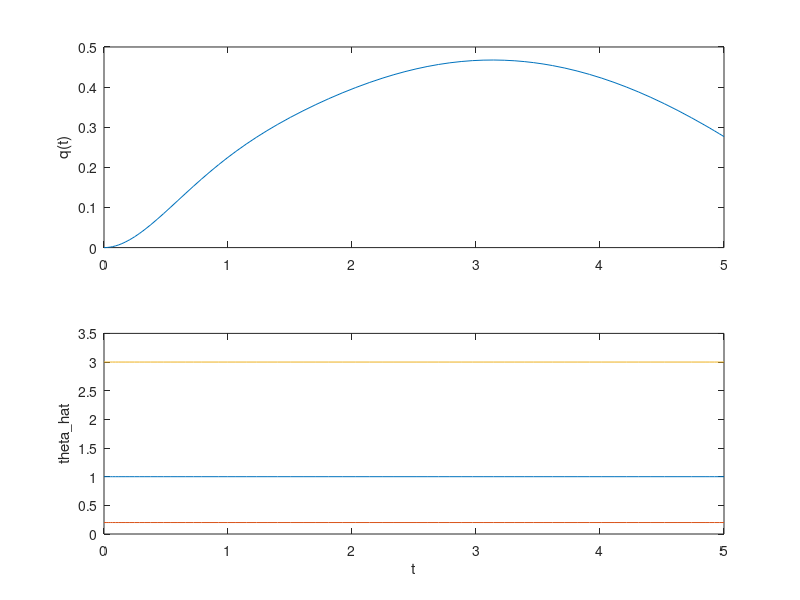

This figure's MATLAB source:

function adaptive_joint_1dof
  % True parameters
  m_true = 2.0; b_true = 0.4; g0_true = 5.0;

  % Initial parameter estimates
  theta_hat0 = [1.0; 0.2; 3.0];  % [m_hat; b_hat; g0_hat]
  x0 = [0; 0; theta_hat0];       % [q; dq; theta_hat]

  Tspan = [0 5];
  [T,X] = ode45(@(t,x) dynamics(t,x,m_true,b_true,g0_true), Tspan, x0);

  q = X(:,1);
  theta_hat = X(:,3:5);

  figure; subplot(2,1,1);
  plot(T,q); ylabel('q(t)');
  subplot(2,1,2);
  plot(T,theta_hat); ylabel('theta\_hat'); xlabel('t');

  function dx = dynamics(t,x,m_true,b_true,g0_true)
      q = x(1); dq = x(2);
      theta_hat = x(3:5);
      m_hat = theta_hat(1); b_hat = theta_hat(2); g0_hat = theta_hat(3);

      [q_d, dq_d, ddq_d] = desired_traj(t);
      e = q - q_d; de = dq - dq_d;
      k_p = 20; k_d = 8;

      ddq_r = ddq_d - k_d*de - k_p*e;
      dq_r = dq_d - k_p*e;
      Y = [ddq_r, dq_r, sin(q)];
      tau_hat = Y * theta_hat;
      tau = tau_hat;

      ddq = (tau - b_true*dq - g0_true*sin(q)) / m_true;

      gamma = 0.1;
      error = tau - tau_hat;
      theta_hat_dot = -gamma * (Y.' * error);

      dx = [dq; ddq; theta_hat_dot];
  end

  function [q_d, dq_d, ddq_d] = desired_traj(t)
      q_d = 0.5 * sin(0.5 * t);
      dq_d = 0.25 * cos(0.5 * t);
      ddq_d = -0.125 * sin(0.5 * t);
  end
end
